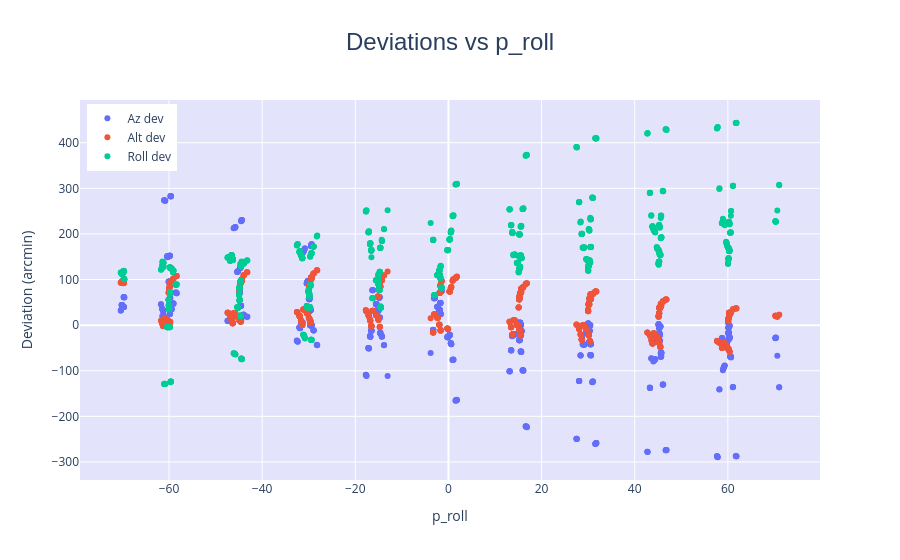
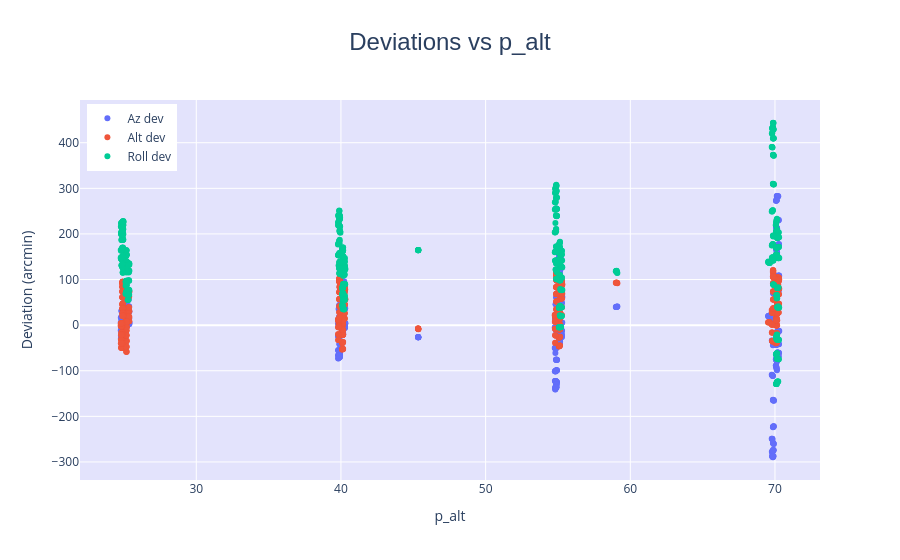
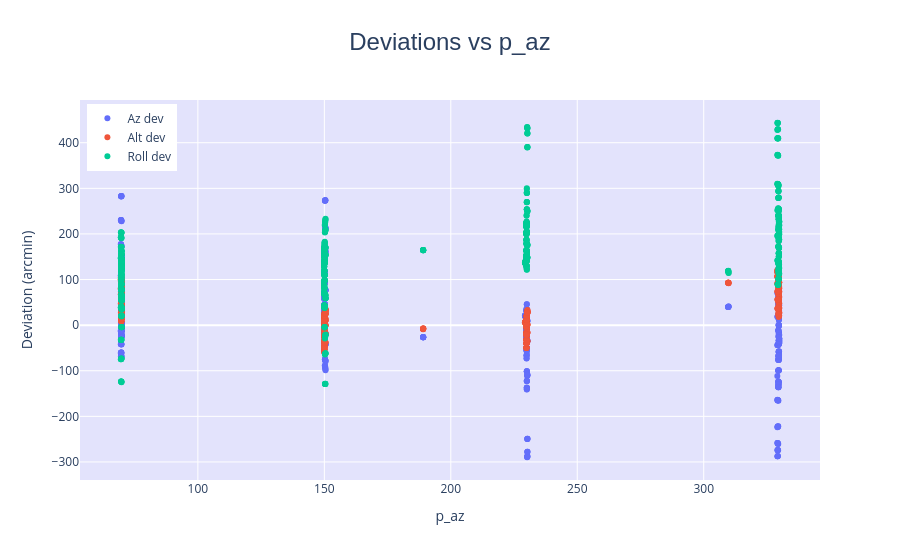
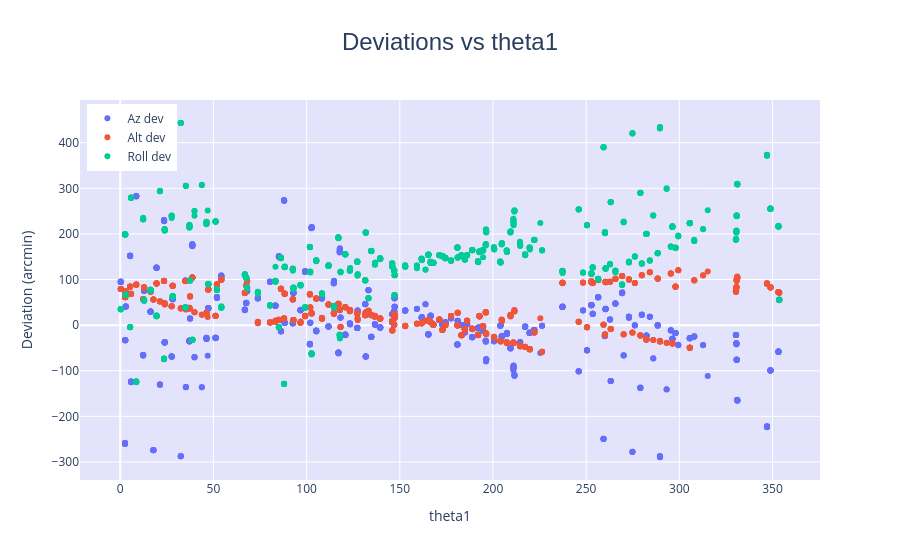

Source (notebook cell) for these figures, in order:
### Code cell
plot_deviations('p_roll')
plot_deviations('p_alt')
plot_deviations('p_az')
plot_deviations('theta1')
plot_deviations('theta2')
plot_deviations('theta3')
plot_deviations('date_obs')

### Figure 1 — Plotly figure (JSON) as saved in the notebook; plotly's stock layout.template omitted (floating-point values rounded to 4 significant figures; data arrays with more than 128 entries replaced by an {"elided": "..."} marker saying what was removed)
{"data": [{"marker": {"size": 6}, "mode": "markers", "name": "Az dev", "type": "scatter", "x": {"elided": "893 float values"}, "y": {"elided": "893 float values"}}, {"marker": {"size": 6}, "mode": "markers", "name": "Alt dev", "type": "scatter", "x": {"elided": "893 float values"}, "y": {"elided": "893 float values"}}, {"marker": {"size": 6}, "mode": "markers", "name": "Roll dev", "type": "scatter", "x": {"elided": "893 float values"}, "y": {"elided": "893 float values"}}], "layout": {"hovermode": "x unified", "legend": {"x": 0.01, "y": 0.99}, "plot_bgcolor": "rgba(200, 200, 250, 0.5)", "title": {"font": {"family": "Arial", "size": 24}, "text": "Deviations vs p_roll", "x": 0.5}, "xaxis": {"title": {"text": "p_roll"}}, "yaxis": {"title": {"text": "Deviation (arcmin)"}}}}

### Figure 2 — Plotly figure (JSON) as saved in the notebook; plotly's stock layout.template omitted (floating-point values rounded to 4 significant figures; data arrays with more than 128 entries replaced by an {"elided": "..."} marker saying what was removed)
{"data": [{"marker": {"size": 6}, "mode": "markers", "name": "Az dev", "type": "scatter", "x": {"elided": "893 float values"}, "y": {"elided": "893 float values"}}, {"marker": {"size": 6}, "mode": "markers", "name": "Alt dev", "type": "scatter", "x": {"elided": "893 float values"}, "y": {"elided": "893 float values"}}, {"marker": {"size": 6}, "mode": "markers", "name": "Roll dev", "type": "scatter", "x": {"elided": "893 float values"}, "y": {"elided": "893 float values"}}], "layout": {"hovermode": "x unified", "legend": {"x": 0.01, "y": 0.99}, "plot_bgcolor": "rgba(200, 200, 250, 0.5)", "title": {"font": {"family": "Arial", "size": 24}, "text": "Deviations vs p_alt", "x": 0.5}, "xaxis": {"title": {"text": "p_alt"}}, "yaxis": {"title": {"text": "Deviation (arcmin)"}}}}

### Figure 3 — Plotly figure (JSON) as saved in the notebook; plotly's stock layout.template omitted (floating-point values rounded to 4 significant figures; data arrays with more than 128 entries replaced by an {"elided": "..."} marker saying what was removed)
{"data": [{"marker": {"size": 6}, "mode": "markers", "name": "Az dev", "type": "scatter", "x": {"elided": "893 float values"}, "y": {"elided": "893 float values"}}, {"marker": {"size": 6}, "mode": "markers", "name": "Alt dev", "type": "scatter", "x": {"elided": "893 float values"}, "y": {"elided": "893 float values"}}, {"marker": {"size": 6}, "mode": "markers", "name": "Roll dev", "type": "scatter", "x": {"elided": "893 float values"}, "y": {"elided": "893 float values"}}], "layout": {"hovermode": "x unified", "legend": {"x": 0.01, "y": 0.99}, "plot_bgcolor": "rgba(200, 200, 250, 0.5)", "title": {"font": {"family": "Arial", "size": 24}, "text": "Deviations vs p_az", "x": 0.5}, "xaxis": {"title": {"text": "p_az"}}, "yaxis": {"title": {"text": "Deviation (arcmin)"}}}}

### Figure 4 — Plotly figure (JSON) as saved in the notebook; plotly's stock layout.template omitted (floating-point values rounded to 4 significant figures; data arrays with more than 128 entries replaced by an {"elided": "..."} marker saying what was removed)
{"data": [{"marker": {"size": 6}, "mode": "markers", "name": "Az dev", "type": "scatter", "x": {"elided": "893 float values"}, "y": {"elided": "893 float values"}}, {"marker": {"size": 6}, "mode": "markers", "name": "Alt dev", "type": "scatter", "x": {"elided": "893 float values"}, "y": {"elided": "893 float values"}}, {"marker": {"size": 6}, "mode": "markers", "name": "Roll dev", "type": "scatter", "x": {"elided": "893 float values"}, "y": {"elided": "893 float values"}}], "layout": {"hovermode": "x unified", "legend": {"x": 0.01, "y": 0.99}, "plot_bgcolor": "rgba(200, 200, 250, 0.5)", "title": {"font": {"family": "Arial", "size": 24}, "text": "Deviations vs theta1", "x": 0.5}, "xaxis": {"title": {"text": "theta1"}}, "yaxis": {"title": {"text": "Deviation (arcmin)"}}}}
